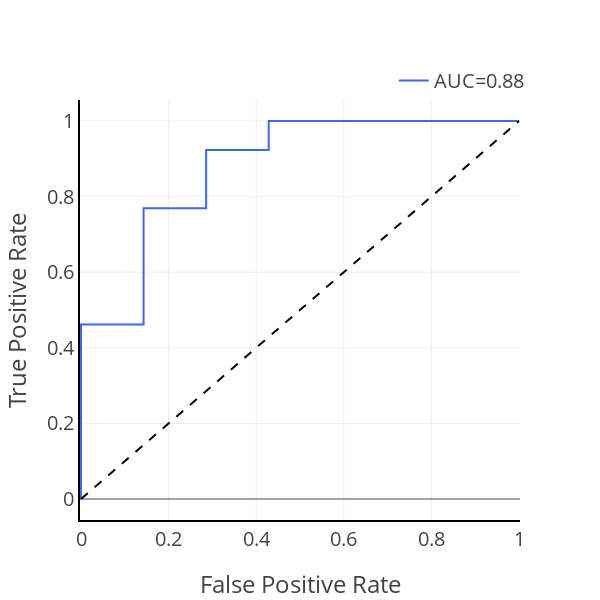

The notebook cell this image was saved under:
### Code cell
from autorad.visualization import plotly_utils
from autorad.inference import infer_utils
from autorad import evaluation

artifacts = infer_utils.get_artifacts_from_best_run(experiment_name)

result_df = evaluation.evaluate_feature_dataset(
    dataset=feature_dataset,
    model=artifacts["model"],
    preprocessor=artifacts["preprocessor"],
)

plotly_utils.plot_roc_curve(result_df.y_true, result_df.y_pred_proba)

### Figure 1 — Plotly figure (JSON) as saved in the notebook; plotly's stock layout.template omitted (floating-point values rounded to 4 significant figures)
{"data": [{"line": {"color": "royalblue", "width": 2}, "mode": "lines", "name": "AUC=0.88", "type": "scatter", "x": [0, 0, 0, 0.1429, 0.1429, 0.2857, 0.2857, 0.4286, 0.4286, 1], "y": [0, 0.07692, 0.4615, 0.4615, 0.7692, 0.7692, 0.9231, 0.9231, 1, 1]}], "layout": {"font": {"size": 20}, "height": 600, "legend": {"xanchor": "right", "yanchor": "bottom"}, "plot_bgcolor": "rgba(0, 0, 0, 0)", "shapes": [{"line": {"dash": "dash"}, "type": "line", "x0": 0, "x1": 1, "y0": 0, "y1": 1}], "showlegend": true, "width": 600, "xaxis": {"linecolor": "black", "linewidth": 2, "showline": true, "title": {"text": "False Positive Rate"}}, "yaxis": {"linecolor": "black", "linewidth": 2, "showline": true, "title": {"text": "True Positive Rate"}}}}
